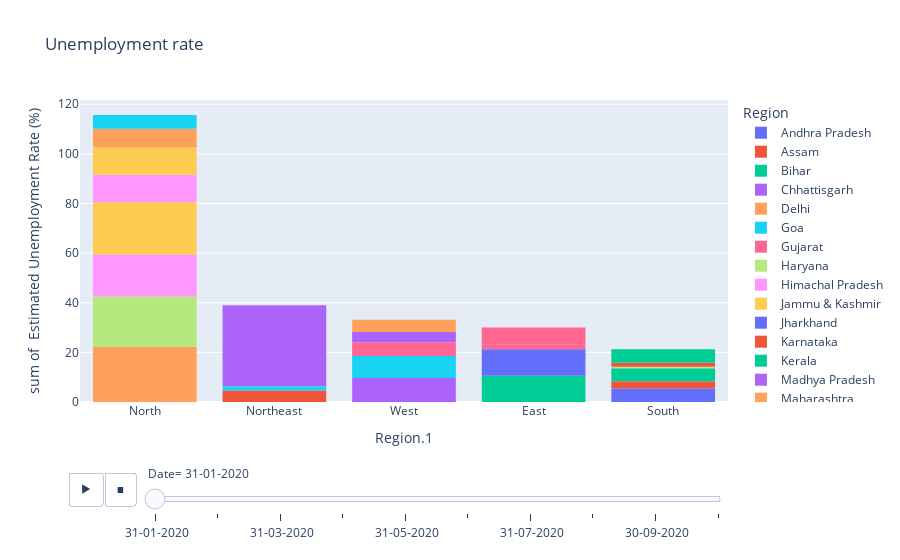

Source (notebook cell):
### Code cell
# Now analyzig the data using histogram.

fg = px.histogram(pq,x='Region.1',y=' Estimated Unemployment Rate (%)',color='Region',title='Unemployment rate',animation_frame=' Date',template='plotly')
fg.update_layout(xaxis={'categoryorder':'total descending'})
fg.show()

### Figure 1 — Plotly figure (JSON) as saved in the notebook; plotly's stock layout.template omitted (floating-point values rounded to 4 significant figures)
{"data": [{"alignmentgroup": "True", "bingroup": "x", "histfunc": "sum", "hovertemplate": "Region=Andhra Pradesh<br> Date= 31-01-2020<br>Region.1=%{x}<br>sum of  Estimated Unemployment Rate (%)=%{y}<extra></extra>", "legendgroup": "Andhra Pradesh", "marker": {"color": "#636efa", "pattern": {"shape": ""}}, "name": "Andhra Pradesh", "offsetgroup": "Andhra Pradesh", "orientation": "v", "showlegend": true, "type": "histogram", "x": ["South"], "xaxis": "x", "y": [5.48], "yaxis": "y"}, {"alignmentgroup": "True", "bingroup": "x", "histfunc": "sum", "hovertemplate": "Region=Assam<br> Date= 31-01-2020<br>Region.1=%{x}<br>sum of  Estimated Unemployment Rate (%)=%{y}<extra></extra>", "legendgroup": "Assam", "marker": {"color": "#EF553B", "pattern": {"shape": ""}}, "name": "Assam", "offsetgroup": "Assam", "orientation": "v", "showlegend": true, "type": "histogram", "x": ["Northeast"], "xaxis": "x", "y": [4.66], "yaxis": "y"}, {"alignmentgroup": "True", "bingroup": "x", "histfunc": "sum", "hovertemplate": "Region=Bihar<br> Date= 31-01-2020<br>Region.1=%{x}<br>sum of  Estimated Unemployment Rate (%)=%{y}<extra></extra>", "legendgroup": "Bihar", "marker": {"color": "#00cc96", "pattern": {"shape": ""}}, "name": "Bihar", "offsetgroup": "Bihar", "orientation": "v", "showlegend": true, "type": "histogram", "x": ["East"], "xaxis": "x", "y": [10.61], "yaxis": "y"}, {"alignmentgroup": "True", "bingroup": "x", "histfunc": "sum", "hovertemplate": "Region=Chhattisgarh<br> Date= 31-01-2020<br>Region.1=%{x}<br>sum of  Estimated Unemployment Rate (%)=%{y}<extra></extra>", "legendgroup": "Chhattisgarh", "marker": {"color": "#ab63fa", "pattern": {"shape": ""}}, "name": "Chhattisgarh", "offsetgroup": "Chhattisgarh", "orientation": "v", "showlegend": true, "type": "histogram", "x": ["West"], "xaxis": "x", "y": [9.65], "yaxis": "y"}, {"alignmentgroup": "True", "bingroup": "x", "histfunc": "sum", "hovertemplate": "Region=Delhi<br> Date= 31-01-2020<br>Region.1=%{x}<br>sum of  Estimated Unemployment Rate (%)=%{y}<extra></extra>", "legendgroup": "Delhi", "marker": {"color": "#FFA15A", "pattern": {"shape": ""}}, "name": "Delhi", "offsetgroup": "Delhi", "orientation": "v", "showlegend": true, "type": "histogram", "x": ["North"], "xaxis": "x", "y": [22.23], "yaxis": "y"}, {"alignmentgroup": "True", "bingroup": "x", "histfunc": "sum", "hovertemplate": "Region=Goa<br> Date= 31-01-2020<br>Region.1=%{x}<br>sum of  Estimated Unemployment Rate (%)=%{y}<extra></extra>", "legendgroup": "Goa", "marker": {"color": "#19d3f3", "pattern": {"shape": ""}}, "name": "Goa", "offsetgroup": "Goa", "orientation": "v", "showlegend": true, "type": "histogram", "x": ["West"], "xaxis": "x", "y": [8.89], "yaxis": "y"}, {"alignmentgroup": "True", "bingroup": "x", "histfunc": "sum", "hovertemplate": "Region=Gujarat<br> Date= 31-01-2020<br>Region.1=%{x}<br>sum of  Estimated Unemployment Rate (%)=%{y}<extra></extra>", "legendgroup": "Gujarat", "marker": {"color": "#FF6692", "pattern": {"shape": ""}}, "name": "Gujarat", "offsetgroup": "Gujarat", "orientation": "v", "showlegend": true, "type": "histogram", "x": ["West"], "xaxis": "x", "y": [5.54], "yaxis": "y"}, {"alignmentgroup": "True", "bingroup": "x", "histfunc": "sum", "hovertemplate": "Region=Haryana<br> Date= 31-01-2020<br>Region.1=%{x}<br>sum of  Estimated Unemployment Rate (%)=%{y}<extra></extra>", "legendgroup": "Haryana", "marker": {"color": "#B6E880", "pattern": {"shape": ""}}, "name": "Haryana", "offsetgroup": "Haryana", "orientation": "v", "showlegend": true, "type": "histogram", "x": ["North"], "xaxis": "x", "y": [20.34], "yaxis": "y"}, {"alignmentgroup": "True", "bingroup": "x", "histfunc": "sum", "hovertemplate": "Region=Himachal Pradesh<br> Date= 31-01-2020<br>Region.1=%{x}<br>sum of  Estimated Unemployment Rate (%)=%{y}<extra></extra>", "legendgroup": "Himachal Pradesh", "marker": {"color": "#FF97FF", "pattern": {"shape": ""}}, "name": "Himachal Pradesh", "offsetgroup": "Himachal Pradesh", "orientation": "v", "showlegend": true, "type": "histogram", "x": ["North"], "xaxis": "x", "y": [16.83], "yaxis": "y"}, {"alignmentgroup": "True", "bingroup": "x", "histfunc": "sum", "hovertemplate": "Region=Jammu & Kashmir<br> Date= 31-01-2020<br>Region.1=%{x}<br>sum of  Estimated Unemployment Rate (%)=%{y}<extra></extra>", "legendgroup": "Jammu & Kashmir", "marker": {"color": "#FECB52", "pattern": {"shape": ""}}, "name": "Jammu & Kashmir", "offsetgroup": "Jammu & Kashmir", "orientation": "v", "showlegend": true, "type": "histogram", "x": ["North"], "xaxis": "x", "y": [21.08], "yaxis": "y"}, {"alignmentgroup": "True", "bingroup": "x", "histfunc": "sum", "hovertemplate": "Region=Jharkhand<br> Date= 31-01-2020<br>Region.1=%{x}<br>sum of  Estimated Unemployment Rate (%)=%{y}<extra></extra>", "legendgroup": "Jharkhand", "marker": {"color": "#636efa", "pattern": {"shape": ""}}, "name": "Jharkhand", "offsetgroup": "Jharkhand", "orientation": "v", "showlegend": true, "type": "histogram", "x": ["East"], "xaxis": "x", "y": [10.61], "yaxis": "y"}, {"alignmentgroup": "True", "bingroup": "x", "histfunc": "sum", "hovertemplate": "Region=Karnataka<br> Date= 31-01-2020<br>Region.1=%{x}<br>sum of  Estimated Unemployment Rate (%)=%{y}<extra></extra>", "legendgroup": "Karnataka", "marker": {"color": "#EF553B", "pattern": {"shape": ""}}, "name": "Karnataka", "offsetgroup": "Karnataka", "orientation": "v", "showlegend": true, "type": "histogram", "x": ["South"], "xaxis": "x", "y": [2.86], "yaxis": "y"}, {"alignmentgroup": "True", "bingroup": "x", "histfunc": "sum", "hovertemplate": "Region=Kerala<br> Date= 31-01-2020<br>Region.1=%{x}<br>sum of  Estimated Unemployment Rate (%)=%{y}<extra></extra>", "legendgroup": "Kerala", "marker": {"color": "#00cc96", "pattern": {"shape": ""}}, "name": "Kerala", "offsetgroup": "Kerala", "orientation": "v", "showlegend": true, "type": "histogram", "x": ["South"], "xaxis": "x", "y": [5.31], "yaxis": "y"}, {"alignmentgroup": "True", "bingroup": "x", "histfunc": "sum", "hovertemplate": "Region=Madhya Pradesh<br> Date= 31-01-2020<br>Region.1=%{x}<br>sum of  Estimated Unemployment Rate (%)=%{y}<extra></extra>", "legendgroup": "Madhya Pradesh", "marker": {"color": "#ab63fa", "pattern": {"shape": ""}}, "name": "Madhya Pradesh", "offsetgroup": "Madhya Pradesh", "orientation": "v", "showlegend": true, "type": "histogram", "x": ["West"], "xaxis": "x", "y": [4.11], "yaxis": "y"}, {"alignmentgroup": "True", "bingroup": "x", "histfunc": "sum", "hovertemplate": "Region=Maharashtra<br> Date= 31-01-2020<br>Region.1=%{x}<br>sum of  Estimated Unemployment Rate (%)=%{y}<extra></extra>", "legendgroup": "Maharashtra", "marker": {"color": "#FFA15A", "pattern": {"shape": ""}}, "name": "Maharashtra", "offsetgroup": "Maharashtra", "orientation": "v", "showlegend": true, "type": "histogram", "x": ["West"], "xaxis": "x", "y": [4.95], "yaxis": "y"}, {"alignmentgroup": "True", "bingroup": "x", "histfunc": "sum", "hovertemplate": "Region=Meghalaya<br> Date= 31-01-2020<br>Region.1=%{x}<br>sum of  Estimated Unemployment Rate (%)=%{y}<extra></extra>", "legendgroup": "Meghalaya", "marker": {"color": "#19d3f3", "pattern": {"shape": ""}}, "name": "Meghalaya", "offsetgroup": "Meghalaya", "orientation": "v", "showlegend": true, "type": "histogram", "x": ["Northeast"], "xaxis": "x", "y": [1.66], "yaxis": "y"}, {"alignmentgroup": "True", "bingroup": "x", "histfunc": "sum", "hovertemplate": "Region=Odisha<br> Date= 31-01-2020<br>Region.1=%{x}<br>sum of  Estimated Unemployment Rate (%)=%{y}<extra></extra>", "legendgroup": "Odisha", "marker": {"color": "#FF6692", "pattern": {"shape": ""}}, "name": "Odisha", "offsetgroup": "Odisha", "orientation": "v", "showlegend": true, "type": "histogram", "x": ["East"], "xaxis": "x", "y": [1.9], "yaxis": "y"}, {"alignmentgroup": "True", "bingroup": "x", "histfunc": "sum", "hovertemplate": "Region=Puducherry<br> Date= 31-01-2020<br>Region.1=%{x}<br>sum of  Estimated Unemployment Rate (%)=%{y}<extra></extra>", "legendgroup": "Puducherry", "marker": {"color": "#B6E880", "pattern": {"shape": ""}}, "name": "Puducherry", "offsetgroup": "Puducherry", "orientation": "v", "showlegend": true, "type": "histogram", "x": ["South"], "xaxis": "x", "y": [0.58], "yaxis": "y"}, {"alignmentgroup": "True", "bingroup": "x", "histfunc": "sum", "hovertemplate": "Region=Punjab<br> Date= 31-01-2020<br>Region.1=%{x}<br>sum of  Estimated Unemployment Rate (%)=%{y}<extra></extra>", "legendgroup": "Punjab", "marker": {"color": "#FF97FF", "pattern": {"shape": ""}}, "name": "Punjab", "offsetgroup": "Punjab", "orientation": "v", "showlegend": true, "type": "histogram", "x": ["North"], "xaxis": "x", "y": [11.11], "yaxis": "y"}, {"alignmentgroup": "True", "bingroup": "x", "histfunc": "sum", "hovertemplate": "Region=Rajasthan<br> Date= 31-01-2020<br>Region.1=%{x}<br>sum of  Estimated Unemployment Rate (%)=%{y}<extra></extra>", "legendgroup": "Rajasthan", "marker": {"color": "#FECB52", "pattern": {"shape": ""}}, "name": "Rajasthan", "offsetgroup": "Rajasthan", "orientation": "v", "showlegend": true, "type": "histogram", "x": ["North"], "xaxis": "x", "y": [10.97], "yaxis": "y"}, {"alignmentgroup": "True", "bingroup": "x", "histfunc": "sum", "hovertemplate": "Region=Tamil Nadu<br> Date= 31-01-2020<br>Region.1=%{x}<br>sum of  Estimated Unemployment Rate (%)=%{y}<extra></extra>", "legendgroup": "Tamil Nadu", "marker": {"color": "#EF553B", "pattern": {"shape": ""}}, "name": "Tamil Nadu", "offsetgroup": "Tamil Nadu", "orientation": "v", "showlegend": true, "type": "histogram", "x": ["South"], "xaxis": "x", "y": [1.57], "yaxis": "y"}, {"alignmentgroup": "True", "bingroup": "x", "histfunc": "sum", "hovertemplate": "Region=Telangana<br> Date= 31-01-2020<br>Region.1=%{x}<br>sum of  Estimated Unemployment Rate (%)=%{y}<extra></extra>", "legendgroup": "Telangana", "marker": {"color": "#00cc96", "pattern": {"shape": ""}}, "name": "Telangana", "offsetgroup": "Telangana", "orientation": "v", "showlegend": true, "type": "histogram", "x": ["South"], "xaxis": "x", "y": [5.49], "yaxis": "y"}, {"alignmentgroup": "True", "bingroup": "x", "histfunc": "sum", "hovertemplate": "Region=Tripura<br> Date= 31-01-2020<br>Region.1=%{x}<br>sum of  Estimated Unemployment Rate (%)=%{y}<extra></extra>", "legendgroup": "Tripura", "marker": {"color": "#ab63fa", "pattern": {"shape": ""}}, "name": "Tripura", "offsetgroup": "Tripura", "orientation": "v", "showlegend": true, "type": "histogram", "x": ["Northeast"], "xaxis": "x", "y": [32.67], "yaxis": "y"}, {"alignmentgroup": "True", "bingroup": "x", "histfunc": "sum", "hovertemplate": "Region=Uttar Pradesh<br> Date= 31-01-2020<br>Region.1=%{x}<br>sum of  Estimated Unemployment Rate (%)=%{y}<extra></extra>", "legendgroup": "Uttar Pradesh", "marker": {"color": "#FFA15A", "pattern": {"shape": ""}}, "name": "Uttar Pradesh", "offsetgroup": "Uttar Pradesh", "orientation": "v", "showlegend": true, "type": "histogram", "x": ["North"], "xaxis": "x", "y": [7.58], "yaxis": "y"}, {"alignmentgroup": "True", "bingroup": "x", "histfunc": "sum", "hovertemplate": "Region=Uttarakhand<br> Date= 31-01-2020<br>Region.1=%{x}<br>sum of  Estimated Unemployment Rate (%)=%{y}<extra></extra>", "legendgroup": "Uttarakhand", "marker": {"color": "#19d3f3", "pattern": {"shape": ""}}, "name": "Uttarakhand", "offsetgroup": "Uttarakhand", "orientation": "v", "showlegend": true, "type": "histogram", "x": ["North"], "xaxis": "x", "y": [5.49], "yaxis": "y"}, {"alignmentgroup": "True", "bingroup": "x", "histfunc": "sum", "hovertemplate": "Region=West Bengal<br> Date= 31-01-2020<br>Region.1=%{x}<br>sum of  Estimated Unemployment Rate (%)=%{y}<extra></extra>", "legendgroup": "West Bengal", "marker": {"color": "#FF6692", "pattern": {"shape": ""}}, "name": "West Bengal", "offsetgroup": "West Bengal", "orientation": "v", "showlegend": true, "type": "histogram", "x": ["East"], "xaxis": "x", "y": [6.94], "yaxis": "y"}], "layout": {"barmode": "relative", "legend": {"title": {"text": "Region"}, "tracegroupgap": 0}, "sliders": [{"active": 0, "currentvalue": {"prefix": " Date="}, "len": 0.9, "pad": {"b": 10, "t": 60}, "steps": [{"args": [[" 31-01-2020"], {"frame": {"duration": 0, "redraw": true}, "fromcurrent": true, "mode": "immediate", "transition": {"duration": 0, "easing": "linear"}}], "label": " 31-01-2020", "method": "animate"}, {"args": [[" 29-02-2020"], {"frame": {"duration": 0, "redraw": true}, "fromcurrent": true, "mode": "immediate", "transition": {"duration": 0, "easing": "linear"}}], "label": " 29-02-2020", "method": "animate"}, {"args": [[" 31-03-2020"], {"frame": {"duration": 0, "redraw": true}, "fromcurrent": true, "mode": "immediate", "transition": {"duration": 0, "easing": "linear"}}], "label": " 31-03-2020", "method": "animate"}, {"args": [[" 30-04-2020"], {"frame": {"duration": 0, "redraw": true}, "fromcurrent": true, "mode": "immediate", "transition": {"duration": 0, "easing": "linear"}}], "label": " 30-04-2020", "method": "animate"}, {"args": [[" 31-05-2020"], {"frame": {"duration": 0, "redraw": true}, "fromcurrent": true, "mode": "immediate", "transition": {"duration": 0, "easing": "linear"}}], "label": " 31-05-2020", "method": "animate"}, {"args": [[" 30-06-2020"], {"frame": {"duration": 0, "redraw": true}, "fromcurrent": true, "mode": "immediate", "transition": {"duration": 0, "easing": "linear"}}], "label": " 30-06-2020", "method": "animate"}, {"args": [[" 31-07-2020"], {"frame": {"duration": 0, "redraw": true}, "fromcurrent": true, "mode": "immediate", "transition": {"duration": 0, "easing": "linear"}}], "label": " 31-07-2020", "method": "animate"}, {"args": [[" 31-08-2020"], {"frame": {"duration": 0, "redraw": true}, "fromcurrent": true, "mode": "immediate", "transition": {"duration": 0, "easing": "linear"}}], "label": " 31-08-2020", "method": "animate"}, {"args": [[" 30-09-2020"], {"frame": {"duration": 0, "redraw": true}, "fromcurrent": true, "mode": "immediate", "transition": {"duration": 0, "easing": "linear"}}], "label": " 30-09-2020", "method": "animate"}, {"args": [[" 31-10-2020"], {"frame": {"duration": 0, "redraw": true}, "fromcurrent": true, "mode": "immediate", "transition": {"duration": 0, "easing": "linear"}}], "label": " 31-10-2020", "method": "animate"}], "x": 0.1, "xanchor": "left", "y": 0, "yanchor": "top"}], "title": {"text": "Unemployment rate"}, "updatemenus": [{"buttons": [{"args": [null, {"frame": {"duration": 500, "redraw": true}, "fromcurrent": true, "mode": "immediate", "transition": {"duration": 500, "easing": "linear"}}], "label": "&#9654;", "method": "animate"}, {"args": [[null], {"frame": {"duration": 0, "redraw": true}, "fromcurrent": true, "mode": "immediate", "transition": {"duration": 0, "easing": "linear"}}], "label": "&#9724;", "method": "animate"}], "direction": "left", "pad": {"r": 10, "t": 70}, "showactive": false, "type": "buttons", "x": 0.1, "xanchor": "right", "y": 0, "yanchor": "top"}], "xaxis": {"anchor": "y", "categoryorder": "total descending", "domain": [0, 1], "title": {"text": "Region.1"}}, "yaxis": {"anchor": "x", "domain": [0, 1], "title": {"text": "sum of  Estimated Unemployment Rate (%)"}}}}
